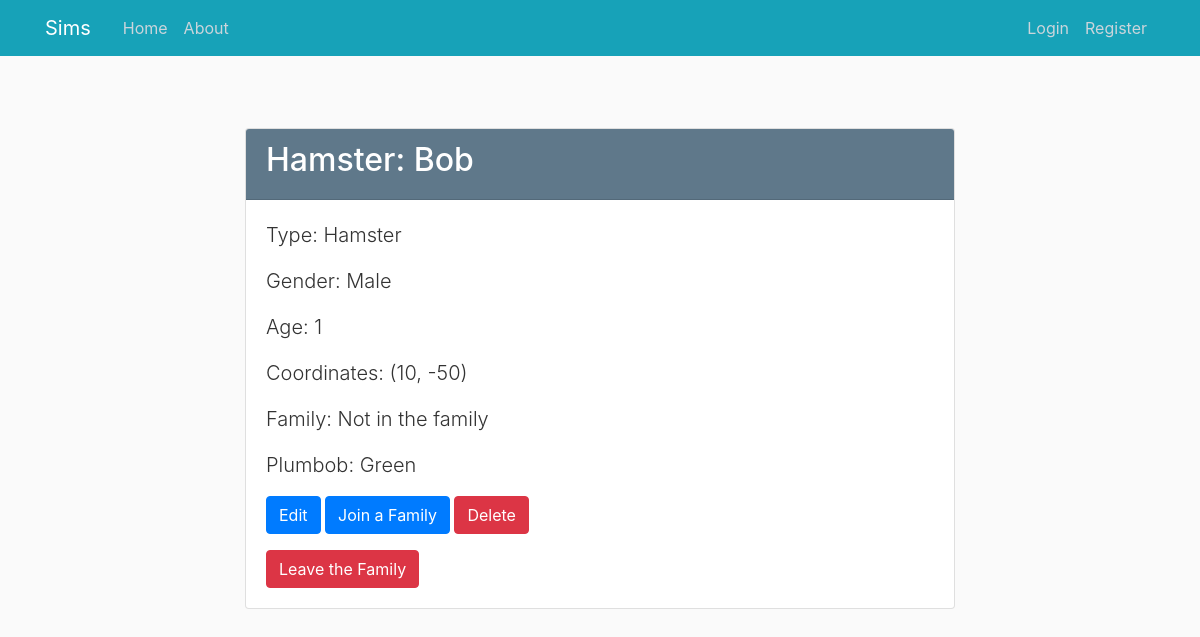
Screenshot of /pet/2 with the database file from the repository.
### sims/models.py (models this page shows, shortened)
class Pet(db.Model):
    id = db.Column(db.Integer, primary_key=True)
    name = db.Column(db.String(100), nullable=False)
    type = db.Column(db.Enum(PetType), nullable=False)
    gender = db.Column(db.Enum(Gender), nullable=False)
    age = db.Column(db.Integer, nullable=False)
    x_coordinate = db.Column(db.Integer, nullable=False, default=0)
    y_coordinate = db.Column(db.Integer, nullable=False, default=0)
    family_id = db.Column(db.Integer, db.ForeignKey('family.id'))
    plumbob = db.Column(db.Enum(Plumbob), default=Plumbob.GREEN)

### sims/pets/routes.py (the view)
@pets.route("/pet/<int:pet_id>")
def pet(pet_id):
    pet = Pet.query.get_or_404(pet_id)
    family = Family.query.get(pet.family_id)
    return render_template('pets/pet.html', pet=pet, family=family)

### sims/templates/pets/pet.html (shortened to what this page needs)
{% extends "layout.html" %}
{% block content %}
    <div class="container mt-5">
        <div class="row justify-content-center">
            <div class="col-md-8">
                <div class="card">
                    <div class="card-header bg-steel text-white">
                        <h2 class="text-white">{{ pet.type.value }}: {{ pet.name }}</h2>
                    </div>
                    <div class="card-body">
                        <p class="lead">Type: {{ pet.type.value }}</p>
                        <p class="lead">Gender: {{ pet.gender.value }}</p>
                        <p class="lead">Age: {{ pet.age }}</p>
                        <p class="lead">Coordinates: ({{ pet.x_coordinate }}, {{ pet.y_coordinate }})</p>
                        {% if family %}
                            <p class="lead">Family: {{ family.name }}</p>
                        {% else %}
                            <p class="lead">Family: Not in the family</p>
                        {% endif %}
                        <p class="lead">Plumbob: {{ pet.plumbob.value }}</p>
                        <div class="mt-3">
                            <a href="{{ url_for('pets.update_pet', pet_id=pet.id) }}" class="btn btn-primary">Edit</a>
                            <a href="{{ url_for('families.families_pet', pet_id=pet.id) }}"
                               class="btn btn-primary">Join a Family</a>
                            <button class="btn btn-danger" id="deleteBtn" data-toggle="modal"
                                    data-target="#deleteModal">Delete
                            </button>
                            <form class="mt-3" action="{{ url_for('pets.pet_leave_family', pet_id=pet.id) }}" method="POST">
                                <input class="btn btn-danger" type="submit" value="Leave the Family">
                            </form>
                        </div>
                    </div>
                </div>
            </div>
        </div>
    </div>
{% endblock content %}

### sims/static/main.css (style rules this page uses)
body { background: #fafafa; color: #333333; margin-top: 5rem; }
h1, h2, h3, h4, h5, h6 { color: #444444; }
.bg-steel { background-color: #5f788a; }

### rows the page displays
Pet: type.value "Hamster", name "Bob", gender.value "Male", age "1", x_coordinate "10", y_coordinate "-50", plumbob.value "Green"
